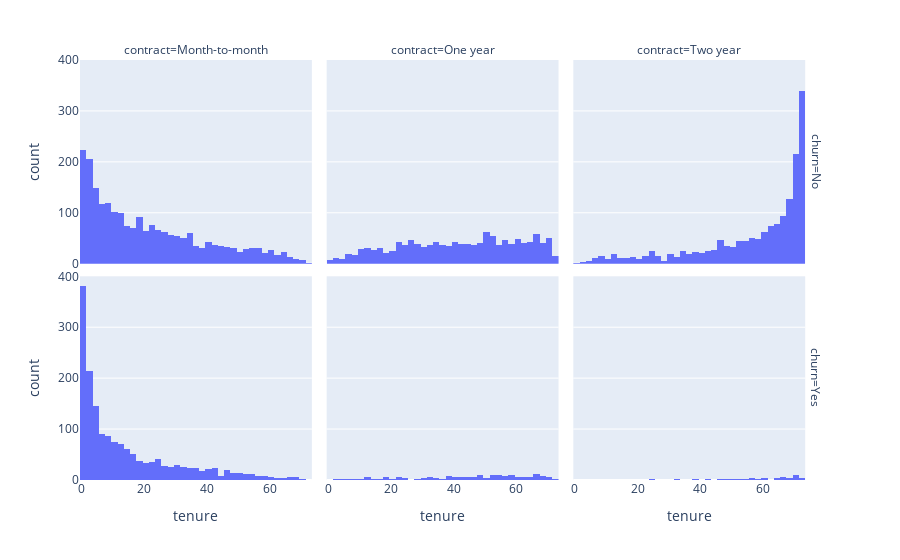

Source (notebook cell):
### Markdown cell above
**TASK: Now use the plotly documentation as a guide to create histograms separated by two additional features, Churn and Contract.**

### Code cell
fig = px.histogram(df, x="tenure",barmode="group", facet_row="churn", facet_col="contract",
             category_orders={"contract": ["Month-to-month","One year", "Two year"], "churn": ["No","Yes"]},
             template="plotly")
fig.show()

### Figure 1 — Plotly figure (JSON) as saved in the notebook; plotly's stock layout.template omitted (floating-point values rounded to 4 significant figures; data arrays with more than 128 entries replaced by an {"elided": "..."} marker saying what was removed)
{"data": [{"alignmentgroup": "True", "bingroup": "x", "hovertemplate": "churn=No<br>contract=Month-to-month<br>tenure=%{x}<br>count=%{y}<extra></extra>", "legendgroup": "", "marker": {"color": "#636efa", "pattern": {"shape": ""}}, "name": "", "offsetgroup": "", "orientation": "v", "showlegend": false, "type": "histogram", "x": {"elided": "2220 int values"}, "xaxis": "x4", "yaxis": "y4"}, {"alignmentgroup": "True", "bingroup": "x", "hovertemplate": "churn=No<br>contract=One year<br>tenure=%{x}<br>count=%{y}<extra></extra>", "legendgroup": "", "marker": {"color": "#636efa", "pattern": {"shape": ""}}, "name": "", "offsetgroup": "", "orientation": "v", "showlegend": false, "type": "histogram", "x": {"elided": "1306 int values"}, "xaxis": "x5", "yaxis": "y5"}, {"alignmentgroup": "True", "bingroup": "x", "hovertemplate": "churn=No<br>contract=Two year<br>tenure=%{x}<br>count=%{y}<extra></extra>", "legendgroup": "", "marker": {"color": "#636efa", "pattern": {"shape": ""}}, "name": "", "offsetgroup": "", "orientation": "v", "showlegend": false, "type": "histogram", "x": {"elided": "1637 int values"}, "xaxis": "x6", "yaxis": "y6"}, {"alignmentgroup": "True", "bingroup": "x", "hovertemplate": "churn=Yes<br>contract=Month-to-month<br>tenure=%{x}<br>count=%{y}<extra></extra>", "legendgroup": "", "marker": {"color": "#636efa", "pattern": {"shape": ""}}, "name": "", "offsetgroup": "", "orientation": "v", "showlegend": false, "type": "histogram", "x": {"elided": "1655 int values"}, "xaxis": "x", "yaxis": "y"}, {"alignmentgroup": "True", "bingroup": "x", "hovertemplate": "churn=Yes<br>contract=One year<br>tenure=%{x}<br>count=%{y}<extra></extra>", "legendgroup": "", "marker": {"color": "#636efa", "pattern": {"shape": ""}}, "name": "", "offsetgroup": "", "orientation": "v", "showlegend": false, "type": "histogram", "x": {"elided": "166 int values"}, "xaxis": "x2", "yaxis": "y2"}, {"alignmentgroup": "True", "bingroup": "x", "hovertemplate": "churn=Yes<br>contract=Two year<br>tenure=%{x}<br>count=%{y}<extra></extra>", "legendgroup": "", "marker": {"color": "#636efa", "pattern": {"shape": ""}}, "name": "", "offsetgroup": "", "orientation": "v", "showlegend": false, "type": "histogram", "x": [68, 59, 43, 70, 71, 65, 57, 69, 57, 50, 71, 72, 72, 67, 66, 54, 61, 58, 25, 71, 56, 55, 72, 39, 67, 65, 66, 53, 66, 52, 49, 70, 61, 70, 68, 46, 33, 70, 67, 71, 71, 69, 72, 48, 64, 61, 64, 70], "xaxis": "x3", "yaxis": "y3"}], "layout": {"annotations": [{"font": {}, "showarrow": false, "text": "contract=Month-to-month", "x": 0.1567, "xanchor": "center", "xref": "paper", "y": 1, "yanchor": "bottom", "yref": "paper"}, {"font": {}, "showarrow": false, "text": "contract=One year", "x": 0.49, "xanchor": "center", "xref": "paper", "y": 1, "yanchor": "bottom", "yref": "paper"}, {"font": {}, "showarrow": false, "text": "contract=Two year", "x": 0.8233, "xanchor": "center", "xref": "paper", "y": 1, "yanchor": "bottom", "yref": "paper"}, {"font": {}, "showarrow": false, "text": "churn=Yes", "textangle": 90, "x": 0.98, "xanchor": "left", "xref": "paper", "y": 0.2425, "yanchor": "middle", "yref": "paper"}, {"font": {}, "showarrow": false, "text": "churn=No", "textangle": 90, "x": 0.98, "xanchor": "left", "xref": "paper", "y": 0.7575, "yanchor": "middle", "yref": "paper"}], "barmode": "group", "legend": {"tracegroupgap": 0}, "margin": {"t": 60}, "xaxis": {"anchor": "y", "domain": [0, 0.3133], "title": {"text": "tenure"}}, "xaxis2": {"anchor": "y2", "domain": [0.3333, 0.6467], "matches": "x", "title": {"text": "tenure"}}, "xaxis3": {"anchor": "y3", "domain": [0.6667, 0.98], "matches": "x", "title": {"text": "tenure"}}, "xaxis4": {"anchor": "y4", "domain": [0, 0.3133], "matches": "x", "showticklabels": false}, "xaxis5": {"anchor": "y5", "domain": [0.3333, 0.6467], "matches": "x", "showticklabels": false}, "xaxis6": {"anchor": "y6", "domain": [0.6667, 0.98], "matches": "x", "showticklabels": false}, "yaxis": {"anchor": "x", "domain": [0, 0.485], "title": {"text": "count"}}, "yaxis2": {"anchor": "x2", "domain": [0, 0.485], "matches": "y", "showticklabels": false}, "yaxis3": {"anchor": "x3", "domain": [0, 0.485], "matches": "y", "showticklabels": false}, "yaxis4": {"anchor": "x4", "domain": [0.515, 1], "matches": "y", "title": {"text": "count"}}, "yaxis5": {"anchor": "x5", "domain": [0.515, 1], "matches": "y", "showticklabels": false}, "yaxis6": {"anchor": "x6", "domain": [0.515, 1], "matches": "y", "showticklabels": false}}}
